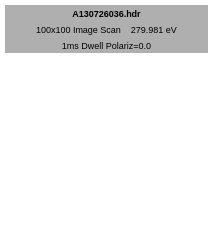
<?xml version="1.0" encoding="UTF-8"?>
<ui version="4.0">
 <class>Form</class>
 <widget class="QWidget" name="Form">
  <property name="geometry">
   <rect>
    <x>0</x>
    <y>0</y>
    <width>213</width>
    <height>236</height>
   </rect>
  </property>
  <property name="minimumSize">
   <size>
    <width>213</width>
    <height>212</height>
   </size>
  </property>
  <property name="maximumSize">
   <size>
    <width>213</width>
    <height>272</height>
   </size>
  </property>
  <property name="windowTitle">
   <string>Form</string>
  </property>
  <property name="autoFillBackground">
   <bool>false</bool>
  </property>
  <property name="styleSheet">
   <string notr="true">QWidget
{ 
  background-color: rgb(255, 255, 255);
 
}

QLabel
{ 
  background-color: rgb(175, 175, 175);
 
}
</string>
  </property>
  <layout class="QVBoxLayout" name="verticalLayout_2">
   <property name="spacing">
    <number>0</number>
   </property>
   <property name="margin">
    <number>5</number>
   </property>
   <item>
    <widget class="QLabel" name="headerName">
     <property name="maximumSize">
      <size>
       <width>16777215</width>
       <height>16</height>
      </size>
     </property>
     <property name="palette">
      <palette>
       <active>
        <colorrole role="Button">
         <brush brushstyle="SolidPattern">
          <color alpha="255">
           <red>175</red>
           <green>175</green>
           <blue>175</blue>
          </color>
         </brush>
        </colorrole>
        <colorrole role="Base">
         <brush brushstyle="SolidPattern">
          <color alpha="255">
           <red>175</red>
           <green>175</green>
           <blue>175</blue>
          </color>
         </brush>
        </colorrole>
        <colorrole role="Window">
         <brush brushstyle="SolidPattern">
          <color alpha="255">
           <red>175</red>
           <green>175</green>
           <blue>175</blue>
          </color>
         </brush>
        </colorrole>
       </active>
       <inactive>
        <colorrole role="Button">
         <brush brushstyle="SolidPattern">
          <color alpha="255">
           <red>175</red>
           <green>175</green>
           <blue>175</blue>
          </color>
         </brush>
        </colorrole>
        <colorrole role="Base">
         <brush brushstyle="SolidPattern">
          <color alpha="255">
           <red>175</red>
           <green>175</green>
           <blue>175</blue>
          </color>
         </brush>
        </colorrole>
        <colorrole role="Window">
         <brush brushstyle="SolidPattern">
          <color alpha="255">
           <red>175</red>
           <green>175</green>
           <blue>175</blue>
          </color>
         </brush>
        </colorrole>
       </inactive>
       <disabled>
        <colorrole role="Button">
         <brush brushstyle="SolidPattern">
          <color alpha="255">
           <red>175</red>
           <green>175</green>
           <blue>175</blue>
          </color>
         </brush>
        </colorrole>
        <colorrole role="Base">
         <brush brushstyle="SolidPattern">
          <color alpha="255">
           <red>175</red>
           <green>175</green>
           <blue>175</blue>
          </color>
         </brush>
        </colorrole>
        <colorrole role="Window">
         <brush brushstyle="SolidPattern">
          <color alpha="255">
           <red>175</red>
           <green>175</green>
           <blue>175</blue>
          </color>
         </brush>
        </colorrole>
       </disabled>
      </palette>
     </property>
     <property name="font">
      <font>
       <pointsize>7</pointsize>
       <weight>75</weight>
       <bold>true</bold>
      </font>
     </property>
     <property name="autoFillBackground">
      <bool>false</bool>
     </property>
     <property name="text">
      <string>A130726036.hdr</string>
     </property>
     <property name="alignment">
      <set>Qt::AlignCenter</set>
     </property>
    </widget>
   </item>
   <item>
    <widget class="QLabel" name="paramLine1">
     <property name="maximumSize">
      <size>
       <width>16777215</width>
       <height>16</height>
      </size>
     </property>
     <property name="font">
      <font>
       <pointsize>7</pointsize>
      </font>
     </property>
     <property name="text">
      <string>100x100 Image Scan    279.981 eV</string>
     </property>
     <property name="alignment">
      <set>Qt::AlignCenter</set>
     </property>
    </widget>
   </item>
   <item>
    <widget class="QLabel" name="paramLine2">
     <property name="maximumSize">
      <size>
       <width>16777215</width>
       <height>16</height>
      </size>
     </property>
     <property name="font">
      <font>
       <pointsize>7</pointsize>
      </font>
     </property>
     <property name="text">
      <string>1ms Dwell Polariz=0.0</string>
     </property>
     <property name="alignment">
      <set>Qt::AlignCenter</set>
     </property>
    </widget>
   </item>
   <item>
    <widget class="QWidget" name="imgWidget" native="true">
     <layout class="QVBoxLayout" name="verticalLayout" stretch="">
      <property name="spacing">
       <number>0</number>
      </property>
      <property name="margin">
       <number>15</number>
      </property>
     </layout>
    </widget>
   </item>
  </layout>
 </widget>
 <resources/>
 <connections/>
</ui>
